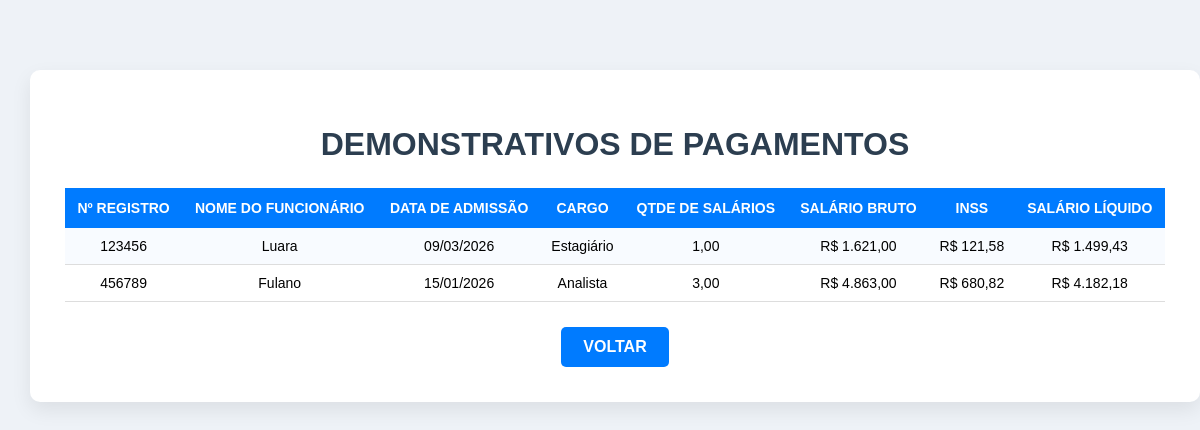
/09_folha_pgto/listar.php, run on the app's committed database.
### tables this page shows
CREATE TABLE `tb_funcionarios` (
  `N_Registro` int(11) NOT NULL,
  `Nome_Funcionario` varchar(100) DEFAULT NULL,
  `data_admissao` date DEFAULT NULL,
  `cargo` varchar(50) DEFAULT NULL,
  `qtde_salarios` decimal(10,2) DEFAULT NULL,
  `salario_bruto` decimal(10,2) DEFAULT NULL,
  `inss` decimal(10,2) DEFAULT NULL,
  `salario_liquido` decimal(10,2) DEFAULT NULL
);

### 09_folha_pgto/listar.php (the view, shortened to what this page needs)
<?php
$host = "localhost";
$usuario = "root";
$senha = "";
$banco = "folha_pgto";
$conn = new mysqli($host, $usuario, $senha, $banco);
$sql = "SELECT * FROM tb_funcionarios ORDER BY N_Registro ASC";
$resultado = $conn->query($sql);
?>
<!DOCTYPE html>
<html lang="pt-br">
<head>
    <link rel="stylesheet" href="style-listar.css">
</head>
<body>
    <div class="container">
        <h1>DEMONSTRATIVOS DE PAGAMENTOS</h1>
        <table>
            <tr>
                <th>Nº REGISTRO</th>
                <th>NOME DO FUNCIONÁRIO</th>
                <th>DATA DE ADMISSÃO</th>
                <th>CARGO</th>
                <th>QTDE DE SALÁRIOS</th>
                <th>SALÁRIO BRUTO</th>
                <th>INSS</th>
                <th>SALÁRIO LÍQUIDO</th>
            </tr>
            <?php
            if ($resultado->num_rows > 0) {
                while ($linha = $resultado->fetch_assoc()) {
                    echo "<tr>";
                    echo "<td>" . $linha["N_Registro"] . "</td>";
                    echo "<td>" . $linha["Nome_Funcionario"] . "</td>";
                    echo "<td>" . date("d/m/Y", strtotime($linha["data_admissao"])) . "</td>";
                    echo "<td>" . $linha["cargo"] . "</td>";
                    echo "<td>" . number_format($linha["qtde_salarios"], 2, ',', '.') . "</td>";
                    echo "<td>R$ " . number_format($linha["salario_bruto"], 2, ',', '.') . "</td>";
                    echo "<td>R$ " . number_format($linha["inss"], 2, ',', '.') . "</td>";
                    echo "<td>R$ " . number_format($linha["salario_liquido"], 2, ',', '.') . "</td>";
                    echo "</tr>";
                }
            } else {
                echo "<tr>";
                echo "<td colspan='8'>Nenhum funcionário cadastrado.</td>";
                echo "</tr>";
            }
            ?>
        </table>
        <div class="botoes">
            <a href="index.php" class="btn_voltar">VOLTAR</a>
        </div>
    </div>
</body>
</html>

### 09_folha_pgto/style-listar.css (style rules this page uses)
body { font-family: Arial, Helvetica, sans-serif; background:#eef2f7; margin:0; padding:30px; }
.container { width:1100px; margin:auto; background:white; padding:35px; margin-top:40px; border-radius:10px; box-shadow:0 8px 20px rgba(0,0,0,0.08); }
h1 { text-align:center; margin-bottom:25px; color:#2c3e50; }
table { width:100%; border-collapse:collapse; margin-top:20px; }
th { background:#007bff; color:white; padding:12px; font-size:14px; }
td { padding:10px; text-align:center; border-bottom:1px solid #ddd; font-size:14px; }
tr:nth-child(even) { background:#f8fbff; }
.botoes { text-align:center; margin-top:25px; }
.btn_voltar { display:inline-block; padding:11px 22px; background:#007bff; color:white; text-decoration:none; border-radius:5px; font-weight:bold; transition:0.2s; }

### data on the page
tb_funcionarios: N_Registro "123456", Nome_Funcionario "Luara", data_admissao "09/03/2026", cargo "Estagiário", qtde_salarios "1,00", salario_bruto "1.621,00", inss "121,58", salario_liquido "1.499,43"
tb_funcionarios: N_Registro "456789", Nome_Funcionario "Fulano", data_admissao "15/01/2026", cargo "Analista", qtde_salarios "3,00", salario_bruto "4.863,00", inss "680,82", salario_liquido "4.182,18"
